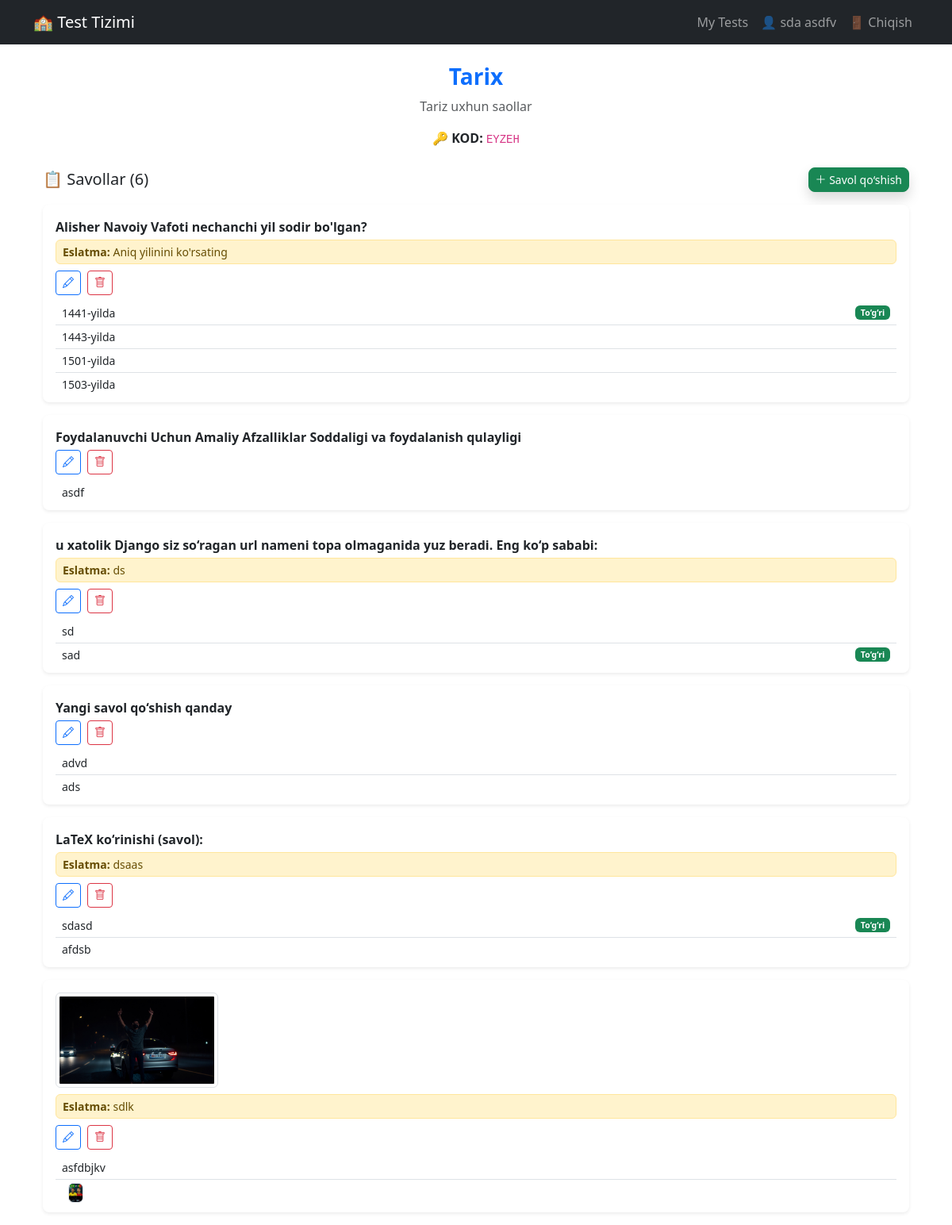
The app's page /teachers/tests/8/ (signed in) with its own data.
### USERS/models.py (models this page shows, shortened)
class CustomUser(AbstractBaseUser, PermissionsMixin):
    ROLE_CHOICES = (
        ("admin", "Admin"),
        ("teacher", "Teacher"),
        ("student", "Student"),
    )
    email = models.EmailField(unique=True)
    first_name = models.CharField(max_length=30)
    last_name = models.CharField(max_length=30, blank=True, null=True)
    phone = models.CharField(
        max_length=13,
        unique=True,
        validators=[
            RegexValidator(
                regex=r"^\+998\d{9}$",
                message="Telefon raqam formati: +998901234567 bo'lishi kerak.",
            )
        ],
        help_text="Masalan: +998901234567",
    )
    role = models.CharField(
        max_length=10,
        choices=ROLE_CHOICES,
        default="student"
    )
    is_active = models.BooleanField(default=True)
    is_staff = models.BooleanField(default=False)
    date_joined = models.DateTimeField(default=timezone.now)
    objects = CustomUserManager()
    USERNAME_FIELD = "email"
    REQUIRED_FIELDS = ["first_name", "phone"]
    @property
    def full_name(self):
        if self.last_name:
            return f"{self.first_name} {self.last_name}"
        return self.first_name

### TEACHERS/models.py (models this page shows, shortened)
class Test(models.Model):
    title = models.CharField(max_length=255)
    description = models.TextField()
    code = models.CharField(max_length=5, unique=True, blank=True)
    duration = models.PositiveIntegerField(
        default=10,
        validators=[MinValueValidator(1)],
        help_text="Test davomiyligi (daqiqada)"
    )
    created_by = models.ForeignKey(User, on_delete=models.CASCADE)
    created_at = models.DateTimeField(auto_now_add=True)

class Question(models.Model):
    test = models.ForeignKey(Test, related_name='questions', on_delete=models.CASCADE)
    text = models.TextField(blank=True, null=True, help_text="LaTeX formatida savol matni")
    image = models.ImageField(upload_to='teachers/questions/', blank=True, null=True)
    warning = models.TextField(blank=True, null=True)

class Option(models.Model):
    question = models.ForeignKey(Question, related_name='options', on_delete=models.CASCADE)
    text = models.CharField(max_length=255, blank=True, null=True, help_text="LaTeX formatida variant matni")
    image = models.ImageField(upload_to='teachers/options/', blank=True, null=True)
    is_correct = models.BooleanField(default=False)

### TEACHERS/views.py (the view)
# urls.py: path('tests/<int:pk>/', views.test_detail, name='test_detail'),
@login_required
def test_detail(request, pk):
    test = get_object_or_404(Test, pk=pk, created_by=request.user)
    questions = test.questions.all()
    return render(request, 'teachers/tests/test_detail.html', {
        'test': test,
        'questions': questions
    })

### TEACHERS/templates/teachers/tests/test_detail.html
{% extends 'base.html' %}
{% load static %}
{% block content %}
<div class="container mt-4">
    <div class="text-center mb-4">
        <h3 class="text-primary fw-semibold">{{ test.title }}</h3>
        <p class="text-muted">{{ test.description }}</p>
        <p><span class="fw-semibold">🔑 KOD:</span> <code>{{ test.code }}</code></p>
    </div>
    <div class="d-flex justify-content-between align-items-center mb-3">
        <h5 class="mb-0">📋 Savollar ({{ test.questions.count }})</h5>
        <a href="{% url 'teachers:add_question' test.id %}" class="btn btn-sm btn-success rounded-3 shadow">
            <i class="bi bi-plus-lg"></i> Savol qo‘shish
        </a>
    </div>
    {% for question in questions %}
    <div class="card mb-3 shadow-sm border-0 rounded-3">
        <div class="card-body pb-2 pt-3 px-3">
            {% if question.text %}
                <p class="mb-1 fw-semibold">{{ question.text|truncatechars:150 }}</p>
            {% endif %}
            {% if question.image %}
                <img src="{{ question.image.url }}" class="img-thumbnail mb-2" style="max-height:120px;" alt="Savol rasmi">
            {% endif %}
            {% if question.warning %}
                <div class="alert alert-warning py-1 px-2 small mb-2">
                    <strong>Eslatma:</strong> {{ question.warning }}
                </div>
            {% endif %}
            <div class="d-flex gap-2 mb-2">
                <a href="{% url 'teachers:edit_question' question.id %}" class="btn btn-sm btn-outline-primary">
                    <i class="bi bi-pencil"></i>
                </a>
                <a href="{% url 'teachers:delete_question' question.id %}" class="btn btn-sm btn-outline-danger"
                   onclick="return confirm('Bu savolni o‘chirishga ishonchingiz komilmi?')">
                    <i class="bi bi-trash"></i>
                </a>
            </div>
            <ul class="list-group list-group-flush small">
                {% for option in question.options.all %}
                    <li class="list-group-item py-1 px-2 d-flex justify-content-between align-items-center">
                        <div>
                            {% if option.text %}{{ option.text }}{% endif %}
                            {% if option.image %}
                                <img src="{{ option.image.url }}" style="height:25px;" class="ms-2 rounded border">
                            {% endif %}
                        </div>
                        {% if option.is_correct %}
                            <span class="badge bg-success">To‘g‘ri</span>
                        {% endif %}
                    </li>
                {% empty %}
                    <li class="list-group-item text-muted py-1">Variantlar yo‘q</li>
                {% endfor %}
            </ul>
        </div>
    </div>
    {% empty %}
        <div class="alert alert-info text-center">Hali hech qanday savol qo‘shilmagan.</div>
    {% endfor %}
</div>
{% endblock %}

### templates/base.html (shortened to what this page needs)
<!DOCTYPE html>
<html lang="uz">
<head>
    <link href="https://cdn.jsdelivr.net/npm/bootstrap@5.3.0/dist/css/bootstrap.min.css" rel="stylesheet">
    <link href="https://cdn.jsdelivr.net/npm/bootstrap-icons@1.10.5/font/bootstrap-icons.css" rel="stylesheet">
</head>
<body>
    <nav class="navbar navbar-expand-lg navbar-dark bg-dark mb-4">
        <div class="container">
            <a class="navbar-brand" href="/">🏫 Test Tizimi</a>
            <div class="collapse navbar-collapse" id="navbarNav">
                <ul class="navbar-nav ms-auto">
                    {% if request.user.role == 'teacher' %}
                    <li class="nav-item">
                        <a class="nav-link" href="{% url 'teachers:test_list' %}"> My Tests </a>
                    </li>
                    {% endif %}
                    {% if user.is_authenticated %}
                    <li class="nav-item">
                        <a class="nav-link" href="#">👤 {{ user.full_name }}</a>
                    </li>
                    <li class="nav-item">
                        <a class="nav-link" href="{% url 'logout' %}">🚪 Chiqish</a>
                    </li>
                    {% endif %}
                </ul>
            </div>
        </div>
    </nav>
    <div class="container">
        {% block content %}{% endblock %}
    </div>
</body>
</html>

### records on screen
CustomUser: full_name "sda asdfv"
Test: title "Tarix", description "Tariz uxhun saollar", code "EYZEH", questions.count "6"
Question: text "Alisher Navoiy Vafoti nechanchi yil sodir bo'lgan?", warning "Aniq yilinini ko'rsating"
Option: text "1441-yilda", is_correct "To‘g‘ri"
Option: text "1443-yilda"
Option: text "1501-yilda"
Option: text "1503-yilda"
Question: text "Foydalanuvchi Uchun Amaliy Afzalliklar Soddaligi va foydalanish qulayligi"
Option: text "asdf"
Question: text "u xatolik Django siz so‘ragan url nameni topa olmaganida yuz beradi. Eng ko‘p sababi:", warning "ds"
Option: text "sd"
Option: text "sad", is_correct "To‘g‘ri"
Question: text "Yangi savol qo‘shish qanday"
Option: text "advd"
Option: text "ads"
Question: text "LaTeX ko‘rinishi (savol):", warning "dsaas"
Option: text "sdasd", is_correct "To‘g‘ri"
Option: text "afdsb"
Question: image (picture), warning "sdlk"
Option: text "asfdbjkv"
Option: image (picture)
